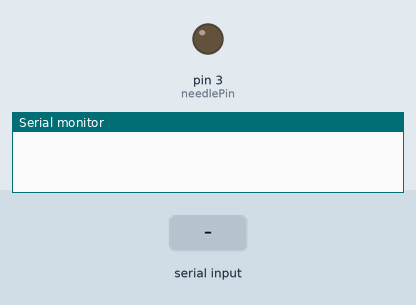
Simulated run of this sketch. Board: Arduino Uno, built with avr-gcc and run on an emulated ATmega328P. Parts: output pins drawn as LEDs (lit = HIGH), the last lines printed to the serial monitor. The inputs (shaded band) are chosen by the test bench.

Above: at 1.2 s.
1.3 s: "90,45\n" received over Serial
At 1.9 s:
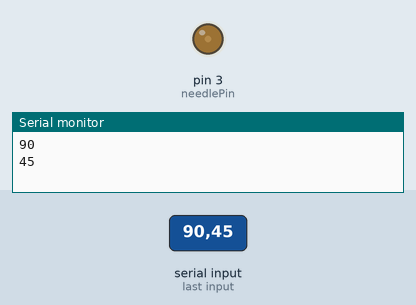
3.8 s: "30,150\n" received over Serial
At 4.6 s:
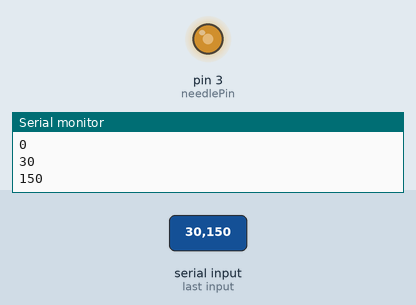
6.3 s: "200\n" received over Serial
At 6.9 s:
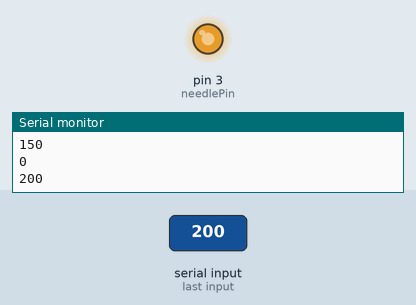
Timing chart, 0 to 9.3 s (numbered marks = the images above; inputs shaded):
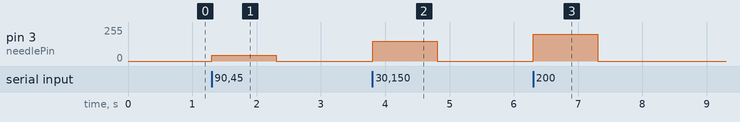

The sketch:

NeedleUsage.ino
```cpp
const int needlePin = 3;
int serialReading = 0;
int lastSerialReading = 0;

void setup() {
  pinMode(needlePin, OUTPUT);
  Serial.begin(9600);
}

void loop() {
  //obtain serial input
  int serialReading = Serial.parseInt();
  //check if input changes
  if (serialReading != lastSerialReading) {
    lastSerialReading = serialReading;
    //output serial input to needle
    analogWrite(needlePin, lastSerialReading);
    Serial.print(lastSerialReading);
    Serial.print("\n");

  }
}
```

Measured:
- after the input at 1.3 s, pin 3 (needlePin): 0/255 → 45/255 at once, → 0/255 1.0 s later
- after the input at 3.8 s, pin 3 (needlePin): 0/255 → 150/255 at once, → 0/255 1.0 s later
- after the input at 6.3 s, pin 3 (needlePin): 0/255 → 200/255 at once, → 0/255 1.0 s later
